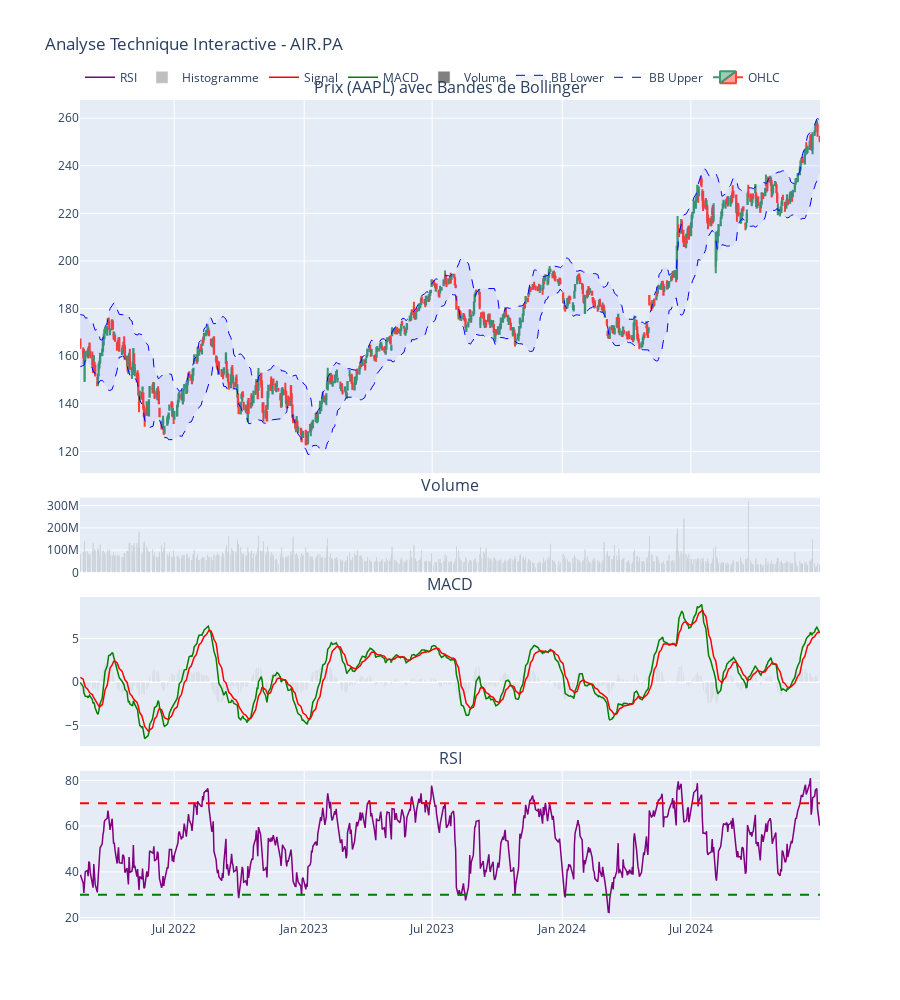

Here is the notebook cell this chart was saved with:
### Markdown cell above
## 3. Visualisation des Données (Plotly)

Nous vérifions visuellement les données OHLCV ainsi que les indicateurs ajoutés par `DataManager` :
* **Prix** + **Bandes de Bollinger** (`BBU_20_2.0`, `BBL_20_2.0`)
* **Volume**
* **MACD** (`MACD_12_26_9`, `MACDs_12_26_9`, `MACDh_12_26_9`)
* **RSI** (`RSI_14`)

*(Note: L'ATR `ATRr_14` est calculé mais n'est pas affiché ici pour plus de clarté)*

### Code cell
fig = make_subplots(
    rows=4, 
    cols=1, 
    shared_xaxes=True, 
    vertical_spacing=0.03,
    subplot_titles=('Prix (AAPL) avec Bandes de Bollinger', 'Volume', 'MACD', 'RSI'),
    row_heights=[0.5, 0.1, 0.2, 0.2]
)

# --- Rangée 1: Prix + Bandes de Bollinger ---
fig.add_trace(go.Candlestick(x=df_aapl.index,
                open=df_aapl['open'],
                high=df_aapl['high'],
                low=df_aapl['low'],
                close=df_aapl['close'],
                name='OHLC'), row=1, col=1)

# LIGNE CORRIGÉE : Utilise 'BBU_20_2.0_2.0'
fig.add_trace(go.Scatter(x=df_aapl.index, y=df_aapl['BBU_20_2.0_2.0'], 
                         line=dict(color='blue', width=1, dash='dash'), 
                         name='BB Upper'), row=1, col=1)

# LIGNE CORRIGÉE : Utilise 'BBL_20_2.0_2.0'
fig.add_trace(go.Scatter(x=df_aapl.index, y=df_aapl['BBL_20_2.0_2.0'], 
                         line=dict(color='blue', width=1, dash='dash'), 
                         name='BB Lower', fill='tonexty', fillcolor='rgba(0,0,255,0.05)'), row=1, col=1)

# --- Rangée 2: Volume ---
fig.add_trace(go.Bar(x=df_aapl.index, y=df_aapl['volume'], name='Volume', marker_color='grey'), row=2, col=1)

# --- Rangée 3: MACD ---
fig.add_trace(go.Scatter(x=df_aapl.index, y=df_aapl['MACD_12_26_9'], 
                         line=dict(color='green', width=1.5), name='MACD'), row=3, col=1)
fig.add_trace(go.Scatter(x=df_aapl.index, y=df_aapl['MACDs_12_26_9'], 
                         line=dict(color='red', width=1.5), name='Signal'), row=3, col=1)
fig.add_trace(go.Bar(x=df_aapl.index, y=df_aapl['MACDh_12_26_9'], 
                      name='Histogramme', marker_color='grey', opacity=0.5), row=3, col=1)

# --- Rangée 4: RSI ---
fig.add_trace(go.Scatter(x=df_aapl.index, y=df_aapl['RSI_14'], 
                         line=dict(color='purple', width=1.5), name='RSI'), row=4, col=1)
fig.add_hline(y=70, line_dash="dash", line_color="red", row=4, col=1)
fig.add_hline(y=30, line_dash="dash", line_color="green", row=4, col=1)

# --- Mise en Forme ---
fig.update_layout(
    height=1000, 
    title_text=f"Analyse Technique Interactive - {ticker}",
    xaxis_rangeslider_visible=False,
    legend_orientation='h',
    legend_yanchor='bottom',
    legend_y=1.01,
    legend_xanchor='left',
    legend_x=0
)

fig.show()

### Figure 1 — Plotly figure (JSON) as saved in the notebook; plotly's stock layout.template omitted (floating-point values rounded to 4 significant figures; data arrays with more than 128 entries replaced by an {"elided": "..."} marker saying what was removed)
{"data": [{"close": {"elided": "719 float values"}, "high": {"elided": "719 float values"}, "low": {"elided": "719 float values"}, "name": "OHLC", "open": {"elided": "719 float values"}, "type": "candlestick", "x": {"elided": "719 str values"}, "xaxis": "x", "yaxis": "y"}, {"line": {"color": "blue", "dash": "dash", "width": 1}, "name": "BB Upper", "type": "scatter", "x": {"elided": "719 str values"}, "xaxis": "x", "y": {"elided": "719 float values"}, "yaxis": "y"}, {"fill": "tonexty", "fillcolor": "rgba(0,0,255,0.05)", "line": {"color": "blue", "dash": "dash", "width": 1}, "name": "BB Lower", "type": "scatter", "x": {"elided": "719 str values"}, "xaxis": "x", "y": {"elided": "719 float values"}, "yaxis": "y"}, {"marker": {"color": "grey"}, "name": "Volume", "type": "bar", "x": {"elided": "719 str values"}, "xaxis": "x2", "y": {"elided": "719 int values"}, "yaxis": "y2"}, {"line": {"color": "green", "width": 1.5}, "name": "MACD", "type": "scatter", "x": {"elided": "719 str values"}, "xaxis": "x3", "y": {"elided": "719 float values"}, "yaxis": "y3"}, {"line": {"color": "red", "width": 1.5}, "name": "Signal", "type": "scatter", "x": {"elided": "719 str values"}, "xaxis": "x3", "y": {"elided": "719 float values"}, "yaxis": "y3"}, {"marker": {"color": "grey"}, "name": "Histogramme", "opacity": 0.5, "type": "bar", "x": {"elided": "719 str values"}, "xaxis": "x3", "y": {"elided": "719 float values"}, "yaxis": "y3"}, {"line": {"color": "purple", "width": 1.5}, "name": "RSI", "type": "scatter", "x": {"elided": "719 str values"}, "xaxis": "x4", "y": {"elided": "719 float values"}, "yaxis": "y4"}], "layout": {"annotations": [{"font": {"size": 16}, "showarrow": false, "text": "Prix (AAPL) avec Bandes de Bollinger", "x": 0.5, "xanchor": "center", "xref": "paper", "y": 1, "yanchor": "bottom", "yref": "paper"}, {"font": {"size": 16}, "showarrow": false, "text": "Volume", "x": 0.5, "xanchor": "center", "xref": "paper", "y": 0.515, "yanchor": "bottom", "yref": "paper"}, {"font": {"size": 16}, "showarrow": false, "text": "MACD", "x": 0.5, "xanchor": "center", "xref": "paper", "y": 0.394, "yanchor": "bottom", "yref": "paper"}, {"font": {"size": 16}, "showarrow": false, "text": "RSI", "x": 0.5, "xanchor": "center", "xref": "paper", "y": 0.182, "yanchor": "bottom", "yref": "paper"}], "height": 1000, "legend": {"orientation": "h", "x": 0, "xanchor": "left", "y": 1.01, "yanchor": "bottom"}, "shapes": [{"line": {"color": "red", "dash": "dash"}, "type": "line", "x0": 0, "x1": 1, "xref": "x4 domain", "y0": 70, "y1": 70, "yref": "y4"}, {"line": {"color": "green", "dash": "dash"}, "type": "line", "x0": 0, "x1": 1, "xref": "x4 domain", "y0": 30, "y1": 30, "yref": "y4"}], "title": {"text": "Analyse Technique Interactive - AIR.PA"}, "xaxis": {"anchor": "y", "domain": [0, 1], "matches": "x4", "rangeslider": {"visible": false}, "showticklabels": false}, "xaxis2": {"anchor": "y2", "domain": [0, 1], "matches": "x4", "showticklabels": false}, "xaxis3": {"anchor": "y3", "domain": [0, 1], "matches": "x4", "showticklabels": false}, "xaxis4": {"anchor": "y4", "domain": [0, 1]}, "yaxis": {"anchor": "x", "domain": [0.545, 1]}, "yaxis2": {"anchor": "x2", "domain": [0.424, 0.515]}, "yaxis3": {"anchor": "x3", "domain": [0.212, 0.394]}, "yaxis4": {"anchor": "x4", "domain": [0, 0.182]}}}
